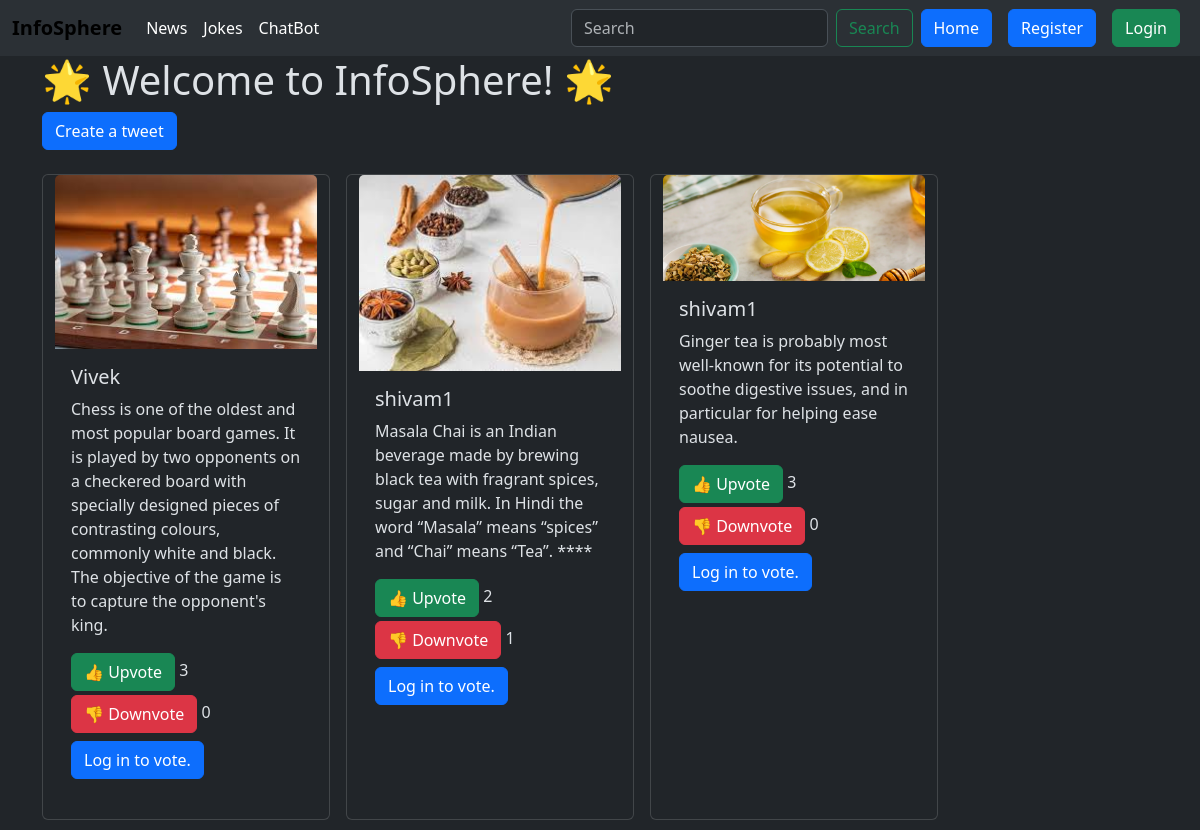
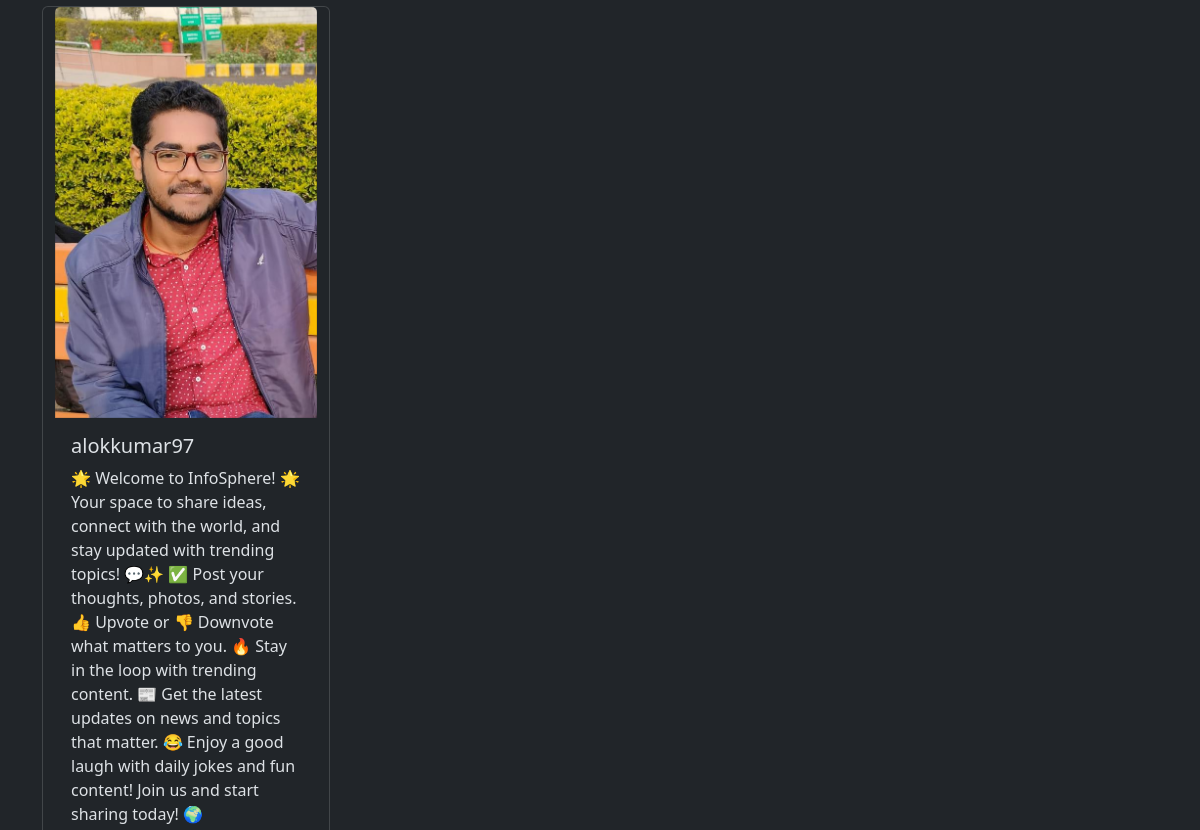
Page /tweet/ (upper part) on the earlier database version (2 pictures, top to bottom).
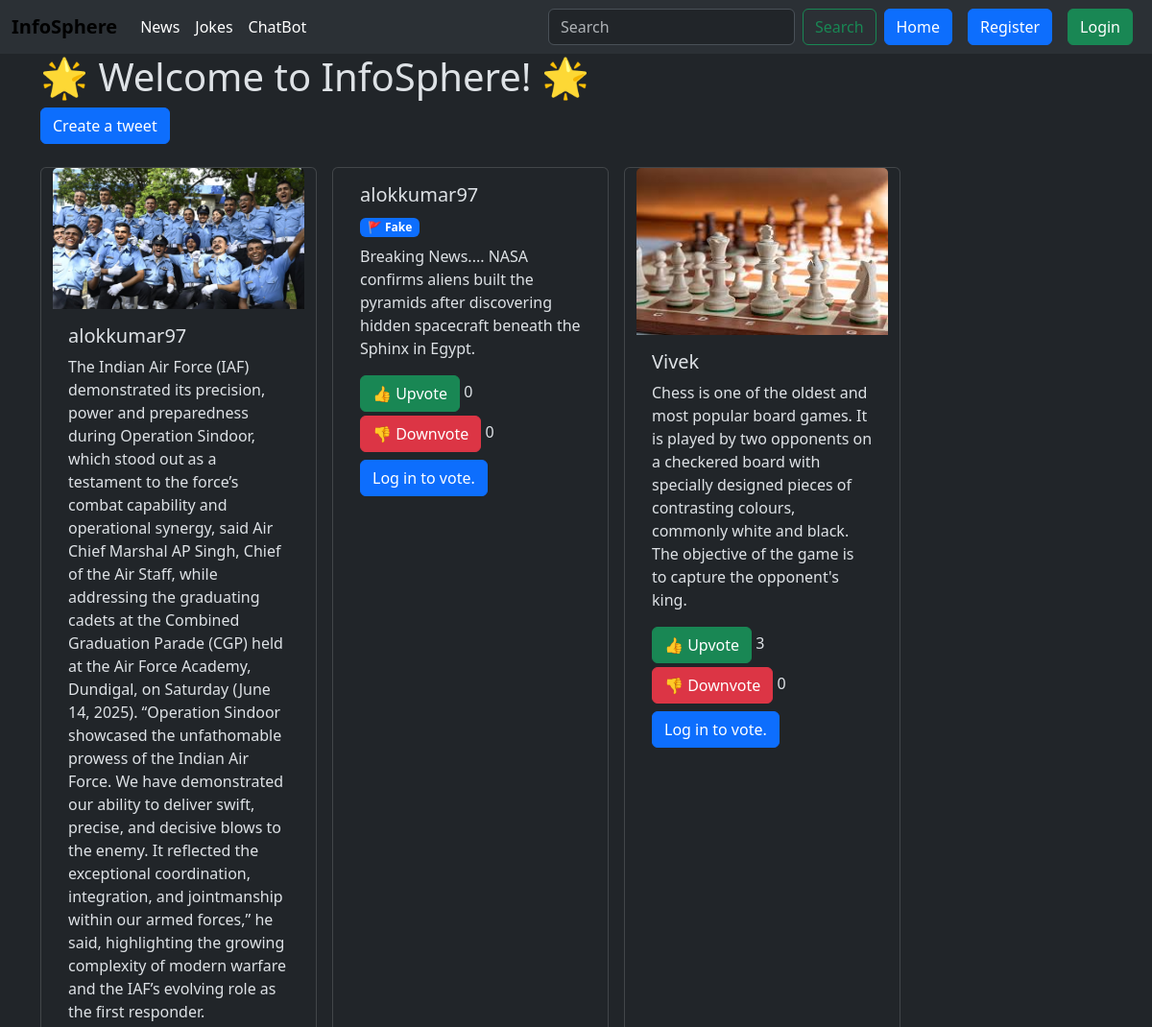
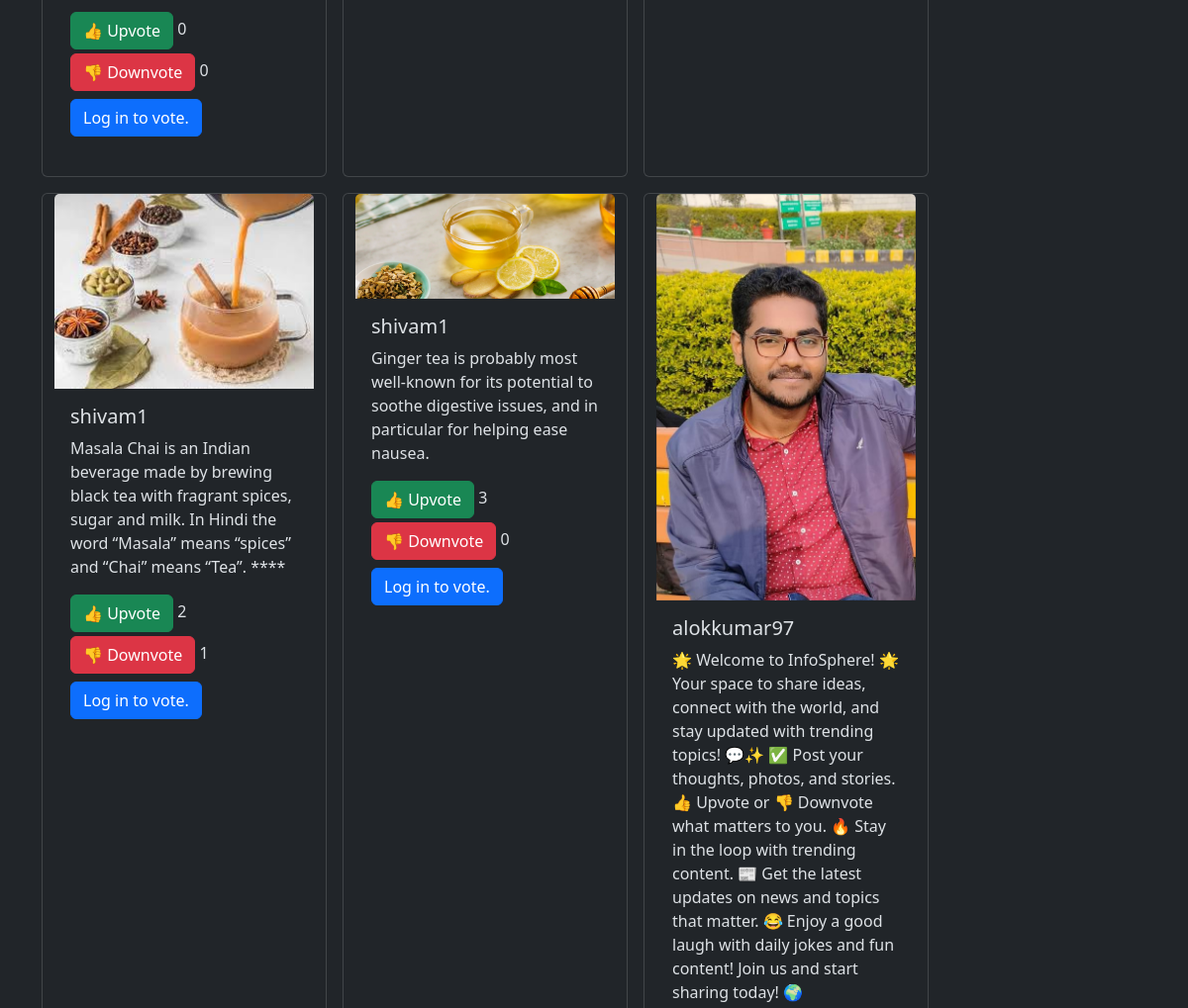
Same page on the later database version (2 pictures, top to bottom).
### tweet/models.py (models this page shows, shortened)
class Tweet(models.Model):
    user = models.ForeignKey(User, on_delete=models.CASCADE)
    text = models.TextField(max_length=1000)
    photo = models.ImageField(upload_to='photos/', blank=True, null=True)
    created_at = models.DateTimeField(auto_now_add=True)
    updated_at = models.DateTimeField(auto_now=True)
    upvotes = models.PositiveIntegerField(default=0)
    downvotes = models.PositiveIntegerField(default=0)
    classification = models.CharField(max_length=10, blank=True)  # 'Fake' or 'Real'
    confidence = models.FloatField(default=0.0)  # Percentage
    @property
    def is_fake(self):
        return self.classification == "Fake" and len(self.text.split()) > 10

### tweet/views.py (the view)
# urls.py: path('', views.tweet_list,name='tweet_list'),
def tweet_list(request):
    tweets=Tweet.objects.all().order_by('-created_at')
    return render(request,'tweet_list.html',{'tweets':tweets})

### tweet/templates/tweet_list.html (shortened to what this page needs)
{% extends "layout.html" %}
{% block content %}
  <h1>🌟 Welcome to InfoSphere! 🌟</h1>
  <a class='btn btn-primary mb-4' href="{% url "tweet_create" %}"> Create a tweet</a>
  <div class="container row gap-3">
    {% for tweet in tweets %}
         <div class="card" style="width: 18rem;">
  {% if tweet.photo %}
  <img src="{{ tweet.photo.url }}" class="card-img-top" alt="Tweet image">
 {% endif %}
  <div class="card-body">
    <h5 class="card-title">{{tweet.user.username}}</h5>
    {% if tweet.is_fake == True  %}
          <span class="badge bg-primary text-white mb-2">🚩 Fake</span>
    {% endif %}
    <p class="card-text">{{tweet.text}}</p>
   <div class="mb-4">
        <div class="mb-1">
          <button class="btn btn-success" onclick="vote({{ tweet.id }}, 'upvote')">👍 Upvote</button>
        <span id="upvotes-{{ tweet.id }}">{{ tweet.upvotes }}</span>
        </div>
        <div class="mb-2">
          <button class="btn btn-danger" onclick="vote({{ tweet.id }}, 'downvote')">👎 Downvote</button>
        <span id="downvotes-{{ tweet.id }}">{{ tweet.downvotes }}</span>
        </div>
      {% if user.is_authenticated %}
      {% else %}
          <div>
            <p><a href="{% url 'login' %} " class="btn btn-primary">Log in to vote.</a> </p>
          </div>
      {% endif %}
    </div>
  </div>
</div>
    {% endfor %}
  </div>
{% endblock  %}

### templates/layout.html (shortened to what this page needs)
{% load static %}
<!DOCTYPE html>
<html lang="en" data-bs-theme="dark">
<head>
  {% load bootstrap5 %}
  {% bootstrap_css %}
</head>
<body >
    <nav class="navbar navbar-expand-lg bg-body-tertiary" >
  <div class="container-fluid">
    <a style="color:black" class="navbar-brand" href="{% url "tweet_list" %}"><strong>InfoSphere</strong></a>
    <div class="collapse navbar-collapse" id="navbarSupportedContent">
      <ul class="navbar-nav me-auto mb-2 mb-lg-0">
        <li class="nav-item">
          <a class="nav-link active" aria-current="page" href="{% url "news_view" %}">News</a>
        </li>
        <li class="nav-item">
          <a class="nav-link active" href="{% url "joke_view" %}">Jokes</a>
        </li>
        <li class="nav-item">
          <a class="nav-link active" href="{% url "chatbot" %}">ChatBot</a>
        </li>
      </ul>
      <form class="d-flex"  method="get" role="search"  action="{% url "search_tweets" %}">
        <input class="form-control me-2" type="search" name="q" placeholder="Search" aria-label="Search" value="{{ query|default_if_none:'' }}">
        <button class="btn btn-outline-success" type="submit">Search</button>
      </form>
      <a href="{% url "tweet_list" %}" class="btn btn-primary mx-2">Home</a>
      {% if user.is_authenticated %}
      <form method="post" action="{% url "logout" %}">
        {% csrf_token %}
        <button class="btn btn-danger" type="submit">Logout</button>
      </form>
      {% else %}
        <a href="{% url "register" %}" class="btn btn-primary mx-2">Register</a>
        <a href="{% url "login" %}" class="btn btn-success mx-2">Login</a>
      {% endif %}
    </div>
  </div>
</nav>
    <div class="container">
        {% block content %}
        {% endblock %}
    </div>
</body>
</html>

Differences in the rows shown:
added Tweet: photo (picture), user.username "alokkumar97", text "The Indian Air Force (IAF) demonstrated its precision, power and preparedness during Operation Sindoor, which stood out as a testament to the force’s combat capability and operational synergy, said Air Chief Marshal AP Singh, Chief of the Air Staff, while addressing the graduating cadets at the Combined Graduation Parade (CGP) held at the Air Force Academy, Dundigal, on Saturday (June 14, 2025). “Operation Sindoor showcased the unfathomable prowess of the Indian Air Force. We have demonstrated our ability to deliver swift, precise, and decisive blows to the enemy. It reflected the exceptional coordination, integration, and jointmanship within our armed forces,” he said, highlighting the…", upvotes "0", downvotes "0", shows "Log in to vote."
added Tweet: user.username "alokkumar97", classification "🚩 Fake", text "Breaking News.... NASA confirms aliens built the pyramids after discovering hidden spacecraft beneath the Sphinx in Egypt.", upvotes "0", downvotes "0", shows "Log in to vote."
